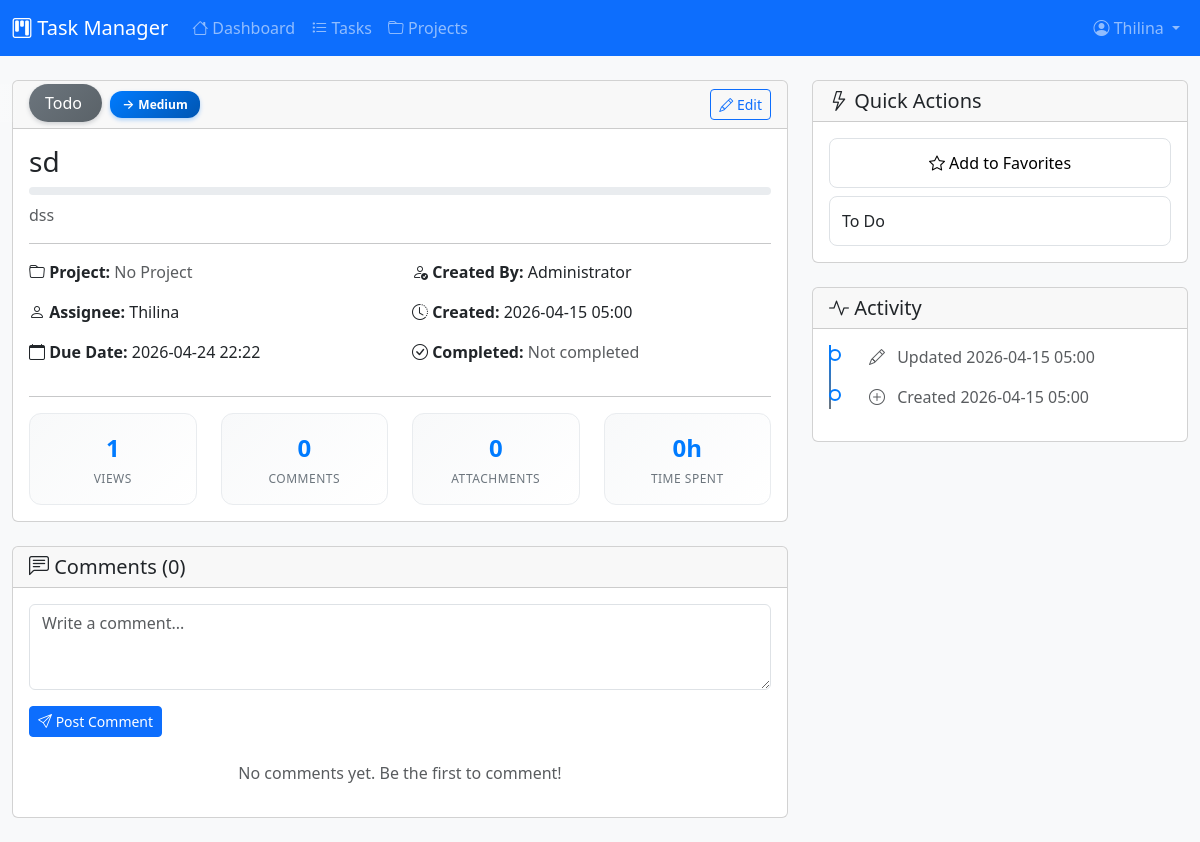
/tasks/4 (signed in), run on the app's committed database.
### models.py (models this page shows)
class User(Base):
    __tablename__ = "users"
    id = Column(Integer, primary_key=True, index=True)
    username = Column(String(50), unique=True, nullable=False, index=True)
    email = Column(String(100), unique=True, nullable=False, index=True)
    full_name = Column(String(100), nullable=False)
    hashed_password = Column(String(255), nullable=False)
    is_active = Column(Boolean, default=True)
    is_admin = Column(Boolean, default=False)
    avatar_url = Column(String(255), nullable=True)
    created_at = Column(DateTime, default=datetime.utcnow)
    updated_at = Column(DateTime, default=datetime.utcnow, onupdate=datetime.utcnow)
    team_id = Column(Integer, ForeignKey("teams.id"), nullable=True)
    team = relationship("Team", back_populates="members")
    created_tasks = relationship("Task", back_populates="creator", foreign_keys="Task.created_by")
    assigned_tasks = relationship("Task", back_populates="assignee", foreign_keys="Task.assigned_to")
    comments = relationship("Comment", back_populates="author")

class Task(Base):
    __tablename__ = "tasks"
    id = Column(Integer, primary_key=True, index=True)
    title = Column(String(200), nullable=False)
    description = Column(Text, nullable=True)
    status = Column(Enum(TaskStatus), default=TaskStatus.TODO)
    priority = Column(Enum(TaskPriority), default=TaskPriority.MEDIUM)
    due_date = Column(DateTime, nullable=True)
    estimated_hours = Column(Integer, nullable=True)
    actual_hours = Column(Integer, nullable=True)
    tags = Column(String(255), nullable=True)  # Comma-separated tags
    attachment_count = Column(Integer, default=0)
    comment_count = Column(Integer, default=0)
    view_count = Column(Integer, default=0)
    is_favorite = Column(Boolean, default=False)
    created_at = Column(DateTime, default=datetime.utcnow)
    updated_at = Column(DateTime, default=datetime.utcnow, onupdate=datetime.utcnow)
    completed_at = Column(DateTime, nullable=True)
    project_id = Column(Integer, ForeignKey("projects.id"), nullable=True)
    created_by = Column(Integer, ForeignKey("users.id"), nullable=True)
    assigned_to = Column(Integer, ForeignKey("users.id"), nullable=True)
    project = relationship("Project", back_populates="tasks")
    creator = relationship("User", back_populates="created_tasks", foreign_keys=[created_by])
    assignee = relationship("User", back_populates="assigned_tasks", foreign_keys=[assigned_to])
    comments = relationship("Comment", back_populates="task", cascade="all, delete-orphan")

### main.py (the view)
@app.get("/tasks/{task_id}", response_class=HTMLResponse)
async def task_detail_page(request: Request, task_id: int, db: Session = Depends(get_db)):
    user = get_current_user(request, db)
    if not user:
        return RedirectResponse(url="/login")
    task = db.query(Task).filter(Task.id == task_id).first()
    if not task:
        raise HTTPException(status_code=404, detail="Task not found")
    task.view_count += 1
    db.commit()
    comments = db.query(Comment).filter(Comment.task_id == task_id).order_by(Comment.created_at.desc()).all()
    projects = db.query(Project).filter(Project.is_active == True).all()
    users = db.query(User).filter(User.is_active == True).all()
    comment_list = [CommentResponse(
        id=c.id,
        content=c.content,
        is_edited=c.is_edited,
        created_at=c.created_at,
        updated_at=c.updated_at,
        task_id=c.task_id,
        author_id=c.author_id,
        author_name=c.author.full_name if c.author else None,
        author_avatar=c.author.avatar_url if c.author else None
    ) for c in comments]
    return templates.TemplateResponse(request, "task_detail.html", {
        "user": user,
        "task": task,
        "comments": comment_list,
        "projects": projects,
        "users": users,
        "now": datetime.now(timezone.utc).replace(tzinfo=None)
    })

### templates/task_detail.html (shortened to what this page needs)
{% extends "base.html" %}
{% block content %}
<div class="row">
    <div class="col-lg-8">
        <div class="card mb-4">
            <div class="card-header d-flex justify-content-between align-items-center">
                <div>
                    <span class="status-{{ task.status.value }} me-2">
                        {{ task.status.value.replace('_', ' ').title() }}
                    </span>
                    <span class="priority-{{ task.priority.value }}">
                        {{ task.priority.value.title() }}
                    </span>
                </div>
                <div>
                    <a href="/tasks/{{ task.id }}/edit" class="btn btn-sm btn-outline-primary">
                        <i class="bi bi-pencil"></i> Edit
                    </a>
                </div>
            </div>
            <div class="card-body">
                <h3 class="card-title">{{ task.title }}</h3>
                <div class="task-progress mt-2">
                </div>
                {% if task.description %}
                <p class="card-text text-muted">{{ task.description }}</p>
                {% else %}
                <p class="card-text text-muted fst-italic">No description provided.</p>
                {% endif %}
                <hr>
                <div class="row">
                    <div class="col-md-6">
                        <p><strong><i class="bi bi-folder"></i> Project:</strong>
                            {% if task.project_name %}
                            <a href="/projects">{{ task.project_name }}</a>
                            {% else %}
                            <span class="text-muted">No Project</span>
                            {% endif %}
                        </p>
                        <p><strong><i class="bi bi-person"></i> Assignee:</strong>
                            {% if task.assigned_to %}
                            {{ task.assignee.full_name if task.assignee else 'Unknown' }}
                            {% else %}
                            <span class="text-muted">Unassigned</span>
                            {% endif %}
                        </p>
                        <p><strong><i class="bi bi-calendar"></i> Due Date:</strong>
                            {% if task.due_date %}
                            <span class="{% if task.due_date < now and task.status.value != 'done' %}text-danger fw-semibold{% endif %}">
                                {{ task.due_date.strftime('%Y-%m-%d %H:%M') }}
                            </span>
                            {% else %}
                            <span class="text-muted">No due date</span>
                            {% endif %}
                        </p>
                    </div>
                    <div class="col-md-6">
                        <p><strong><i class="bi bi-person-check"></i> Created By:</strong>
                            {{ task.creator.full_name if task.creator else 'Unknown' }}
                        </p>
                        <p><strong><i class="bi bi-clock-history"></i> Created:</strong>
                            {{ task.created_at.strftime('%Y-%m-%d %H:%M') }}
                        </p>
                        <p><strong><i class="bi bi-check-circle"></i> Completed:</strong>
                            {% if task.completed_at %}
                            {{ task.completed_at.strftime('%Y-%m-%d %H:%M') }}
                            {% else %}
                            <span class="text-muted">Not completed</span>
                            {% endif %}
                        </p>
                    </div>
                </div>
                <hr>
                <div class="row text-center">
                    <div class="col-3">
                        <div class="task-stat-card">
                            <div class="task-stat-value">{{ task.view_count }}</div>
                            <div class="task-stat-label">Views</div>
                        </div>
                    </div>
                    <div class="col-3">
                        <div class="task-stat-card">
                            <div class="task-stat-value">{{ task.comment_count }}</div>
                            <div class="task-stat-label">Comments</div>
                        </div>
                    </div>
                    <div class="col-3">
                        <div class="task-stat-card">
                            <div class="task-stat-value">{{ task.attachment_count }}</div>
                            <div class="task-stat-label">Attachments</div>
                        </div>
                    </div>
                    <div class="col-3">
                        <div class="task-stat-card">
                            <div class="task-stat-value">{{ task.actual_hours if task.actual_hours else 0 }}h</div>
                            <div class="task-stat-label">Time Spent</div>
                        </div>
                    </div>
                </div>
            </div>
        </div>
        <div class="card">
            <div class="card-header">
                <h5 class="mb-0"><i class="bi bi-chat-left-text"></i> Comments ({{ comments|length }})</h5>
            </div>
            <div class="card-body">
                <form id="comment-form" class="mb-4">
                    <div class="mb-3">
                        <textarea class="form-control" id="comment-content" rows="3"
                                  placeholder="Write a comment..." required></textarea>
                    </div>
                    <button type="submit" class="btn btn-primary btn-sm">
                        <i class="bi bi-send"></i> Post Comment
                    </button>
                </form>
                <div id="comments-list">
                    {% if not comments %}
                    <p class="text-muted text-center">No comments yet. Be the first to comment!</p>
                    {% endif %}
                </div>
            </div>
        </div>
    </div>
    <div class="col-lg-4">
        <div class="card mb-4">
            <div class="card-header">
                <h5 class="mb-0"><i class="bi bi-lightning"></i> Quick Actions</h5>
            </div>
            <div class="card-body">
                <div class="d-grid gap-2">
                    <button class="quick-action-btn" onclick="toggleFavorite({{ task.id }})">
                        <i class="bi {% if task.is_favorite %}bi-star-fill text-warning{% else %}bi-star{% endif %}"></i>
                        {% if task.is_favorite %}Remove from Favorites{% else %}Add to Favorites{% endif %}
                    </button>
                    <select class="form-select quick-action-btn" onchange="updateStatus({{ task.id }}, this.value)">
                        <option value="todo" {% if task.status.value == 'todo' %}selected{% endif %}>To Do</option>
                    </select>
                </div>
            </div>
        </div>
        <div class="card">
            <div class="card-header">
                <h5 class="mb-0"><i class="bi bi-activity"></i> Activity</h5>
            </div>
            <div class="card-body">
                <div class="activity-timeline">
                    <div class="activity-item">
                        <i class="bi bi-pencil text-muted me-2"></i>
                        <span class="text-muted">Updated {{ task.updated_at.strftime('%Y-%m-%d %H:%M') }}</span>
                    </div>
                    <div class="activity-item">
                        <i class="bi bi-plus-circle text-muted me-2"></i>
                        <span class="text-muted">Created {{ task.created_at.strftime('%Y-%m-%d %H:%M') }}</span>
                    </div>
                </div>
            </div>
        </div>
    </div>
</div>
{% endblock %}

### templates/base.html (shortened to what this page needs)
<!DOCTYPE html>
<html lang="en">
<head>
    <link href="https://cdn.jsdelivr.net/npm/bootstrap@5.3.3/dist/css/bootstrap.min.css" rel="stylesheet">
    <link href="https://cdn.jsdelivr.net/npm/bootstrap-icons@1.11.3/font/bootstrap-icons.min.css" rel="stylesheet">
    <link href="/static/css/custom.css" rel="stylesheet">
</head>
<body class="bg-light">
    {% if user %}
    <nav class="navbar navbar-expand-lg navbar-dark bg-primary">
        <div class="container-fluid">
            <a class="navbar-brand" href="/">
                <i class="bi bi-kanban"></i> Task Manager
            </a>
            <div class="collapse navbar-collapse" id="navbarNav">
                <ul class="navbar-nav me-auto">
                    <li class="nav-item">
                        <a class="nav-link" href="/"><i class="bi bi-house"></i> Dashboard</a>
                    </li>
                    <li class="nav-item">
                        <a class="nav-link" href="/tasks"><i class="bi bi-list-task"></i> Tasks</a>
                    </li>
                    <li class="nav-item">
                        <a class="nav-link" href="/projects"><i class="bi bi-folder"></i> Projects</a>
                    </li>
                </ul>
                <ul class="navbar-nav">
                    <li class="nav-item dropdown">
                        <a class="nav-link dropdown-toggle" href="#" id="userDropdown" role="button" data-bs-toggle="dropdown">
                            <i class="bi bi-person-circle"></i> {{ user.full_name }}
                        </a>
                    </li>
                </ul>
            </div>
        </div>
    </nav>
    {% endif %}
    <main class="container-fluid py-4">
        {% block content %}{% endblock %}
    </main>
</body>
</html>

### static/css/custom.css (style rules this page uses)
.card { transition: transform 0.2s, box-shadow 0.2s; }
.priority-medium { background: linear-gradient(135deg, #007bff, #0056b3); color: white; padding: 0.25rem 0.75rem; border-radius: 12px; font-size: 0.75rem; font-weight: 600; box-shadow: 0 2px 4px rgba(0, 123, 255, 0.3); display: inline-flex; align-items: center; gap: 0.25rem; }
.priority-medium::before { content: '→'; font-size: 0.8rem; }
.status-todo { background: linear-gradient(135deg, #6c757d, #5a6268); color: white; padding: 0.5rem 1rem; border-radius: 20px; font-weight: 500; box-shadow: 0 2px 4px rgba(108, 117, 125, 0.3); position: relative; overflow: hidden; }
.status-todo::before { content: ''; position: absolute; top: 0; left: -100%; width: 100%; height: 100%; background: linear-gradient(90deg, transparent, rgba(255,255,255,0.2), transparent); transition: left 0.5s; }
.task-progress { width: 100%; height: 8px; background: #e9ecef; border-radius: 4px; overflow: hidden; margin: 0.5rem 0; }
.navbar-brand { transition: transform 0.2s; }
.btn { transition: all 0.2s; }
.task-stat-card { background: linear-gradient(135deg, #f8f9fa, #ffffff); border: 1px solid #e9ecef; border-radius: 12px; padding: 1rem; text-align: center; transition: all 0.3s ease; position: relative; overflow: hidden; }
.task-stat-card::before { content: ''; position: absolute; top: 0; left: -100%; width: 100%; height: 100%; background: linear-gradient(90deg, transparent, rgba(0,123,255,0.1), transparent); transition: left 0.5s; }
.task-stat-value { font-size: 1.5rem; font-weight: bold; color: #007bff; margin-bottom: 0.25rem; }
.task-stat-label { font-size: 0.75rem; color: #6c757d; text-transform: uppercase; letter-spacing: 0.5px; }
.quick-action-btn { width: 100%; padding: 0.75rem; border-radius: 8px; border: 1px solid #dee2e6; background: white; transition: all 0.3s ease; position: relative; overflow: hidden; }
.quick-action-btn::before { content: ''; position: absolute; top: 0; left: -100%; width: 100%; height: 100%; background: linear-gradient(90deg, transparent, rgba(0,123,255,0.1), transparent); transition: left 0.4s; }
.activity-timeline { position: relative; padding-left: 1.5rem; }
.activity-timeline::before { content: ''; position: absolute; left: 0; top: 0; bottom: 0; width: 2px; background: linear-gradient(180deg, #007bff, #6c757d); }
.activity-item { position: relative; margin-bottom: 1rem; padding-left: 1rem; }
.activity-item::before { content: ''; position: absolute; left: -1.5rem; top: 0.25rem; width: 12px; height: 12px; border-radius: 50%; background: white; border: 2px solid #007bff; z-index: 1; }

### data on the page
User: full_name "Thilina", assignee "Thilina"
Task: status.value.replace "Todo", priority.value "Medium", title "sd", description "dss", due_date "2026-04-24 22:22", created_at "2026-04-15 05:00", view_count "1", comment_count "0", attachment_count "0", actual_hours "0", status+id "To Do", updated_at "2026-04-15 05:00"
User: creator "Administrator"

### other printed values
{{ comments|length }} "0"
